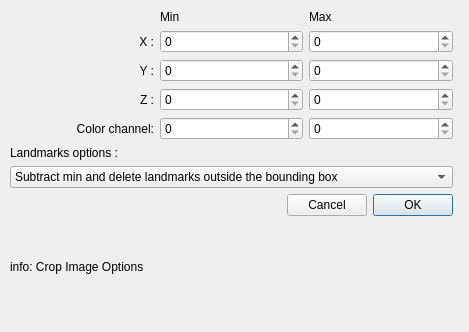
<ui version="4.0" >
 <class>Dialog_ImageCrop_BBox</class>
 <widget class="QDialog" name="Dialog_ImageCrop_BBox" >
  <property name="geometry" >
   <rect>
    <x>0</x>
    <y>0</y>
    <width>469</width>
    <height>332</height>
   </rect>
  </property>
  <property name="windowTitle" >
   <string>Image Crop Options</string>
  </property>
  <widget class="QWidget" name="layoutWidget" >
   <property name="geometry" >
    <rect>
     <x>10</x>
     <y>10</y>
     <width>443</width>
     <height>301</height>
    </rect>
   </property>
   <layout class="QVBoxLayout" name="verticalLayout_2" >
    <item>
     <layout class="QVBoxLayout" name="verticalLayout" >
      <item>
       <layout class="QGridLayout" name="gridLayout" >
        <item row="0" column="1" >
         <widget class="QLabel" name="label_5" >
          <property name="sizePolicy" >
           <sizepolicy vsizetype="Expanding" hsizetype="Preferred" >
            <horstretch>0</horstretch>
            <verstretch>0</verstretch>
           </sizepolicy>
          </property>
          <property name="text" >
           <string>Min</string>
          </property>
         </widget>
        </item>
        <item row="0" column="2" >
         <widget class="QLabel" name="label_6" >
          <property name="sizePolicy" >
           <sizepolicy vsizetype="Expanding" hsizetype="Preferred" >
            <horstretch>0</horstretch>
            <verstretch>0</verstretch>
           </sizepolicy>
          </property>
          <property name="text" >
           <string>Max</string>
          </property>
         </widget>
        </item>
        <item row="1" column="0" >
         <widget class="QLabel" name="label_2" >
          <property name="sizePolicy" >
           <sizepolicy vsizetype="Expanding" hsizetype="Preferred" >
            <horstretch>0</horstretch>
            <verstretch>0</verstretch>
           </sizepolicy>
          </property>
          <property name="text" >
           <string>X :</string>
          </property>
          <property name="alignment" >
           <set>Qt::AlignRight|Qt::AlignTrailing|Qt::AlignVCenter</set>
          </property>
         </widget>
        </item>
        <item row="1" column="1" >
         <widget class="QSpinBox" name="xminBox" >
          <property name="sizePolicy" >
           <sizepolicy vsizetype="Expanding" hsizetype="Minimum" >
            <horstretch>0</horstretch>
            <verstretch>0</verstretch>
           </sizepolicy>
          </property>
         </widget>
        </item>
        <item row="1" column="2" >
         <widget class="QSpinBox" name="xmaxBox" >
          <property name="sizePolicy" >
           <sizepolicy vsizetype="Expanding" hsizetype="Minimum" >
            <horstretch>0</horstretch>
            <verstretch>0</verstretch>
           </sizepolicy>
          </property>
         </widget>
        </item>
        <item row="2" column="0" >
         <widget class="QLabel" name="label_3" >
          <property name="sizePolicy" >
           <sizepolicy vsizetype="Expanding" hsizetype="Preferred" >
            <horstretch>0</horstretch>
            <verstretch>0</verstretch>
           </sizepolicy>
          </property>
          <property name="text" >
           <string>Y :</string>
          </property>
          <property name="alignment" >
           <set>Qt::AlignRight|Qt::AlignTrailing|Qt::AlignVCenter</set>
          </property>
         </widget>
        </item>
        <item row="2" column="1" >
         <widget class="QSpinBox" name="yminBox" >
          <property name="sizePolicy" >
           <sizepolicy vsizetype="Expanding" hsizetype="Minimum" >
            <horstretch>0</horstretch>
            <verstretch>0</verstretch>
           </sizepolicy>
          </property>
         </widget>
        </item>
        <item row="2" column="2" >
         <widget class="QSpinBox" name="ymaxBox" >
          <property name="sizePolicy" >
           <sizepolicy vsizetype="Expanding" hsizetype="Minimum" >
            <horstretch>0</horstretch>
            <verstretch>0</verstretch>
           </sizepolicy>
          </property>
         </widget>
        </item>
        <item row="3" column="0" >
         <widget class="QLabel" name="label_4" >
          <property name="sizePolicy" >
           <sizepolicy vsizetype="Expanding" hsizetype="Preferred" >
            <horstretch>0</horstretch>
            <verstretch>0</verstretch>
           </sizepolicy>
          </property>
          <property name="text" >
           <string>Z :</string>
          </property>
          <property name="alignment" >
           <set>Qt::AlignRight|Qt::AlignTrailing|Qt::AlignVCenter</set>
          </property>
         </widget>
        </item>
        <item row="3" column="1" >
         <widget class="QSpinBox" name="zminBox" >
          <property name="sizePolicy" >
           <sizepolicy vsizetype="Expanding" hsizetype="Minimum" >
            <horstretch>0</horstretch>
            <verstretch>0</verstretch>
           </sizepolicy>
          </property>
         </widget>
        </item>
        <item row="3" column="2" >
         <widget class="QSpinBox" name="zmaxBox" >
          <property name="sizePolicy" >
           <sizepolicy vsizetype="Expanding" hsizetype="Minimum" >
            <horstretch>0</horstretch>
            <verstretch>0</verstretch>
           </sizepolicy>
          </property>
         </widget>
        </item>
        <item row="4" column="0" >
         <widget class="QLabel" name="label_7" >
          <property name="sizePolicy" >
           <sizepolicy vsizetype="Expanding" hsizetype="Preferred" >
            <horstretch>0</horstretch>
            <verstretch>0</verstretch>
           </sizepolicy>
          </property>
          <property name="text" >
           <string>Color channel:</string>
          </property>
          <property name="alignment" >
           <set>Qt::AlignRight|Qt::AlignTrailing|Qt::AlignVCenter</set>
          </property>
         </widget>
        </item>
        <item row="4" column="1" >
         <widget class="QSpinBox" name="colorminBox" >
          <property name="sizePolicy" >
           <sizepolicy vsizetype="Expanding" hsizetype="Minimum" >
            <horstretch>0</horstretch>
            <verstretch>0</verstretch>
           </sizepolicy>
          </property>
         </widget>
        </item>
        <item row="4" column="2" >
         <widget class="QSpinBox" name="colormaxBox" >
          <property name="sizePolicy" >
           <sizepolicy vsizetype="Expanding" hsizetype="Minimum" >
            <horstretch>0</horstretch>
            <verstretch>0</verstretch>
           </sizepolicy>
          </property>
         </widget>
        </item>
       </layout>
      </item>
      <item>
       <widget class="QLabel" name="label" >
        <property name="text" >
         <string>Landmarks options : </string>
        </property>
       </widget>
      </item>
      <item>
       <widget class="QComboBox" name="landmarksBox" >
        <item>
         <property name="text" >
          <string>Subtract min and delete landmarks outside the bounding box</string>
         </property>
        </item>
        <item>
         <property name="text" >
          <string>Subtract min and keep landmarks outside the bounding box</string>
         </property>
        </item>
        <item>
         <property name="text" >
          <string>Do not alter landmark coordinates</string>
         </property>
        </item>
       </widget>
      </item>
     </layout>
    </item>
    <item>
     <layout class="QHBoxLayout" name="horizontalLayout" >
      <item>
       <spacer name="horizontalSpacer" >
        <property name="orientation" >
         <enum>Qt::Horizontal</enum>
        </property>
        <property name="sizeHint" stdset="0" >
         <size>
          <width>208</width>
          <height>17</height>
         </size>
        </property>
       </spacer>
      </item>
      <item>
       <widget class="QPushButton" name="cancelButton" >
        <property name="text" >
         <string>Cancel</string>
        </property>
       </widget>
      </item>
      <item>
       <widget class="QPushButton" name="okButton" >
        <property name="text" >
         <string>OK</string>
        </property>
        <property name="default" >
         <bool>true</bool>
        </property>
       </widget>
      </item>
     </layout>
    </item>
    <item>
     <widget class="QLabel" name="infolabel" >
      <property name="sizePolicy" >
       <sizepolicy vsizetype="Expanding" hsizetype="Preferred" >
        <horstretch>0</horstretch>
        <verstretch>0</verstretch>
       </sizepolicy>
      </property>
      <property name="text" >
       <string>info: Crop Image Options</string>
      </property>
     </widget>
    </item>
   </layout>
   <zorder>infolabel</zorder>
   <zorder></zorder>
  </widget>
 </widget>
 <resources/>
 <connections>
  <connection>
   <sender>okButton</sender>
   <signal>clicked()</signal>
   <receiver>Dialog_ImageCrop_BBox</receiver>
   <slot>accept()</slot>
   <hints>
    <hint type="sourcelabel" >
     <x>145</x>
     <y>79</y>
    </hint>
    <hint type="destinationlabel" >
     <x>76</x>
     <y>88</y>
    </hint>
   </hints>
  </connection>
  <connection>
   <sender>cancelButton</sender>
   <signal>clicked()</signal>
   <receiver>Dialog_ImageCrop_BBox</receiver>
   <slot>reject()</slot>
   <hints>
    <hint type="sourcelabel" >
     <x>243</x>
     <y>84</y>
    </hint>
    <hint type="destinationlabel" >
     <x>280</x>
     <y>92</y>
    </hint>
   </hints>
  </connection>
 </connections>
</ui>
